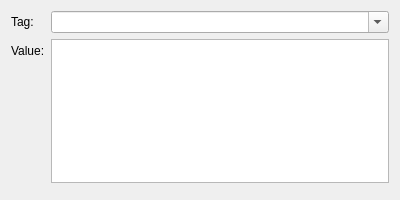
<?xml version="1.0" encoding="UTF-8"?>
<ui version="4.0">
 <class>DialogEditXiphComment</class>
 <widget class="QDialog" name="DialogEditXiphComment">
  <property name="geometry">
   <rect>
    <x>0</x>
    <y>0</y>
    <width>400</width>
    <height>200</height>
   </rect>
  </property>
  <property name="minimumSize">
   <size>
    <width>200</width>
    <height>150</height>
   </size>
  </property>
  <property name="windowTitle">
   <string>Edit tag</string>
  </property>
  <property name="modal">
   <bool>true</bool>
  </property>
  <layout class="QVBoxLayout" name="verticalLayout">
   <item>
    <layout class="QFormLayout" name="formLayout">
     <property name="fieldGrowthPolicy">
      <enum>QFormLayout::AllNonFixedFieldsGrow</enum>
     </property>
     <item row="0" column="0">
      <widget class="QLabel" name="labelTag">
       <property name="text">
        <string>Tag:</string>
       </property>
      </widget>
     </item>
     <item row="0" column="1">
      <widget class="QComboBox" name="editTag">
       <property name="editable">
        <bool>true</bool>
       </property>
       <property name="maxVisibleItems">
        <number>20</number>
       </property>
       <property name="insertPolicy">
        <enum>QComboBox::NoInsert</enum>
       </property>
      </widget>
     </item>
     <item row="1" column="0">
      <widget class="QLabel" name="labelValue">
       <property name="text">
        <string>Value:</string>
       </property>
      </widget>
     </item>
     <item row="1" column="1">
      <widget class="QTextEdit" name="editValue">
       <property name="sizePolicy">
        <sizepolicy hsizetype="Expanding" vsizetype="Expanding">
         <horstretch>0</horstretch>
         <verstretch>1</verstretch>
        </sizepolicy>
       </property>
       <property name="html">
        <string></string>
       </property>
       <property name="acceptRichText">
        <bool>false</bool>
       </property>
      </widget>
     </item>
    </layout>
   </item>
   <item>
    <widget class="QDialogButtonBox" name="buttonBox">
     <property name="standardButtons">
      <set>QDialogButtonBox::NoButton</set>
     </property>
    </widget>
   </item>
  </layout>
 </widget>
 <resources/>
 <connections/>
</ui>
